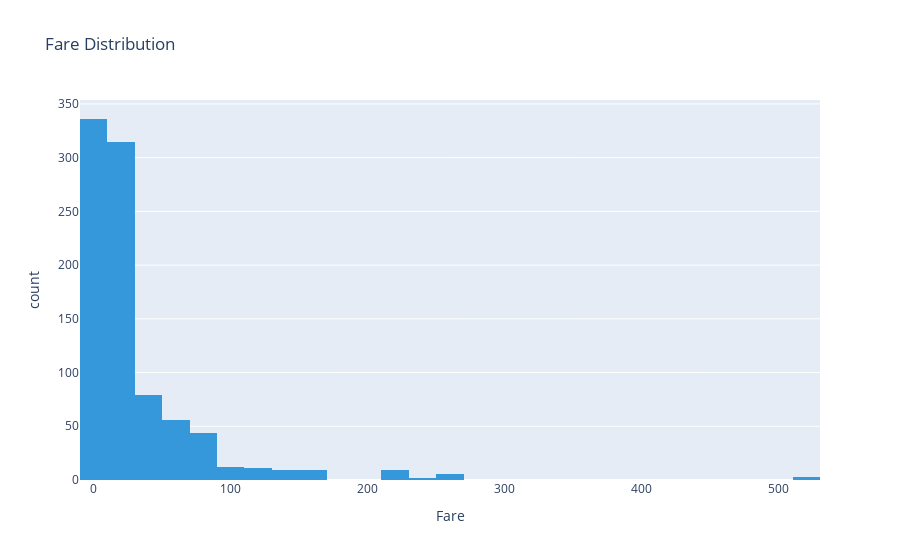

Notebook source saved alongside this figure:
### Code cell
fig3 = px.histogram(
    df_clean, x='Fare', nbins=50,
    title='Fare Distribution',
    color_discrete_sequence=['#3498db']
)
fig3.show()

### Figure 1 — Plotly figure (JSON) as saved in the notebook; plotly's stock layout.template omitted (floating-point values rounded to 4 significant figures; data arrays with more than 128 entries replaced by an {"elided": "..."} marker saying what was removed)
{"data": [{"bingroup": "x", "hovertemplate": "Fare=%{x}<br>count=%{y}<extra></extra>", "legendgroup": "", "marker": {"color": "#3498db", "pattern": {"shape": ""}}, "name": "", "nbinsx": 50, "orientation": "v", "showlegend": false, "type": "histogram", "x": {"elided": "891 float values"}, "xaxis": "x", "yaxis": "y"}], "layout": {"barmode": "relative", "legend": {"tracegroupgap": 0}, "title": {"text": "Fare Distribution"}, "xaxis": {"anchor": "y", "domain": [0, 1], "title": {"text": "Fare"}}, "yaxis": {"anchor": "x", "domain": [0, 1], "title": {"text": "count"}}}}
